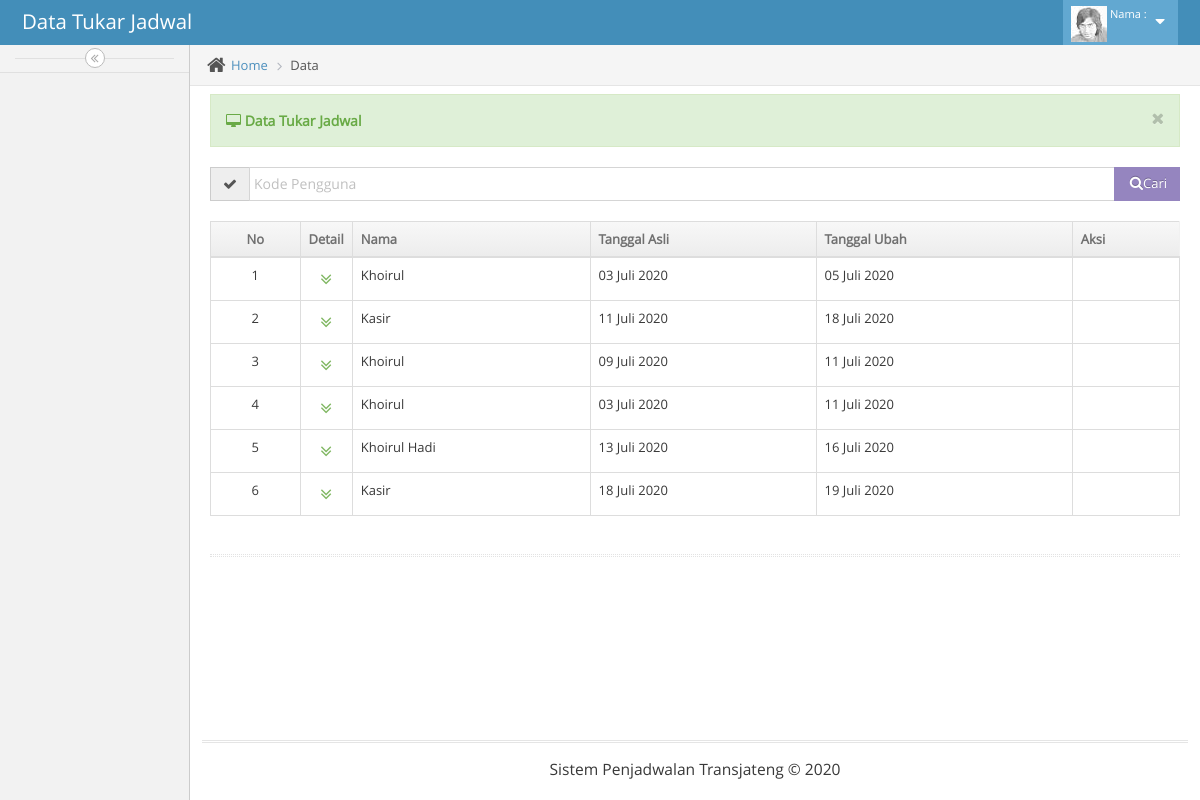
/list-transaction.php, run on the app's committed database.
### tables this page shows
CREATE TABLE `transaksi` (
  `id_transaksi` int(11) NOT NULL,
  `id_pengguna` int(11) DEFAULT NULL,
  `id_jadwal_asli` int(11) DEFAULT NULL,
  `id_jadwal_tukar` int(11) DEFAULT NULL,
  `status_jadwal_transaksi` varchar(25) DEFAULT NULL,
  `alasan_transaksi` varchar(250) DEFAULT NULL,
  `tanggal_transaksi` date DEFAULT NULL,
  `status_transaksi` varchar(25) DEFAULT NULL
);

CREATE TABLE `pengguna` (
  `id_pengguna` int(11) NOT NULL,
  `kode_pengguna` varchar(30) DEFAULT NULL,
  `nama_lengkap_pengguna` varchar(50) DEFAULT NULL,
  `foto_pengguna` text,
  `tempat_lahir_pengguna` varchar(30) DEFAULT NULL,
  `tanggal_lahir_pengguna` date DEFAULT NULL,
  `jabatan_pengguna` varchar(30) DEFAULT NULL,
  `status_pengguna` varchar(15) DEFAULT NULL,
  `status_jadwal_pengguna` varchar(15) DEFAULT NULL,
  `tanggal_pembaruan_data_pengguna` date DEFAULT NULL
);

CREATE TABLE `jadwal` (
  `id_jadwal` int(11) NOT NULL,
  `id_pengguna` int(11) DEFAULT NULL,
  `tanggal_jadwal` date DEFAULT NULL,
  `status_data_jadwal` varchar(50) DEFAULT NULL,
  `keterangan_lain_jadwal` varchar(50) DEFAULT NULL,
  `keterangan_waktu_jadwal` varchar(50) DEFAULT NULL,
  `keterangan_lambung_jadwal` int(11) DEFAULT NULL,
  `status_jadwal` varchar(20) DEFAULT NULL
);

### list-transaction.php (the view, shortened to what this page needs)
<!DOCTYPE html>
<html lang="en">
<?php
include "connection/config.php";
?>
	<head>
		<link rel="stylesheet" href="assets/css/bootstrap.min.css" />
		<link rel="stylesheet" href="assets/font-awesome/4.5.0/css/font-awesome.min.css" />
		<link rel="stylesheet" href="assets/css/jquery-ui.custom.min.css" />
		<link rel="stylesheet" href="assets/css/chosen.min.css" />
		<link rel="stylesheet" href="assets/css/bootstrap-datepicker3.min.css" />
		<link rel="stylesheet" href="assets/css/bootstrap-timepicker.min.css" />
		<link rel="stylesheet" href="assets/css/daterangepicker.min.css" />
		<link rel="stylesheet" href="assets/css/bootstrap-datetimepicker.min.css" />
		<link rel="stylesheet" href="assets/css/bootstrap-colorpicker.min.css" />
		<link rel="stylesheet" href="assets/css/ace.min.css" class="ace-main-stylesheet" id="main-ace-style" />
		<link rel="stylesheet" href="assets/css/ace-skins.min.css" />
		<link rel="stylesheet" href="assets/css/ace-rtl.min.css" />
	</head>
	<body class="no-skin">
		<div id="navbar" class="navbar navbar-default navbar-collapse       ace-save-state">
			<?php include "component/navbar-container.php"?>
		</div>
		<div class="main-container ace-save-state" id="main-container">
			<div id="sidebar" class="sidebar                  responsive                    ace-save-state">
				<div class="sidebar-toggle sidebar-collapse" id="sidebar-collapse">
					<i id="sidebar-toggle-icon" class="ace-icon fa fa-angle-double-left ace-save-state" data-icon1="ace-icon fa fa-angle-double-left" data-icon2="ace-icon fa fa-angle-double-right"></i>
				</div>
			</div>
			<div class="main-content">
				<div class="main-content-inner">
					<div class="breadcrumbs ace-save-state" id="breadcrumbs">
						<ul class="breadcrumb">
							<li>
								<i class="ace-icon fa fa-home home-icon"></i>
								<a href="#">Home</a>
							</li>
							<li class="active">Data</li>
						</ul>
					</div>
					<div class="page-content">
						<div class="row">
							<div class="col-xs-12">
								<?php
								if(isset($_GET['status'])){
									$status = $_GET['status'];
									if($status == 'succes'){
										$alret = 'success';
										$color = 'green';
										$title = 'Sukses Menghapus ';
										$icon  = 'fa fa-check';
									}else{
										$alret = 'danger';
										$color = 'red';
										$title = 'Gagal Menghapus';
										$icon  = 'fa fa-desktop';
									}
								}else{
									$alret = 'success';
									$color = 'green';
									$icon  = 'fa fa-desktop';
								}
								?>
								<div class="alert alert-block alert-<?php echo $alret ?>">
									<button type="button" class="close" data-dismiss="alert">
										<i class="ace-icon fa fa-times"></i>
									</button>
									<i class="ace-icon <?php echo $icon ?> <?php echo $color ?>"></i>
									<strong class="<?php echo $color ?>">
									<?php
										if(isset($_GET['notifikasi'])){
											$notifikasi = $_GET['notifikasi'];
											if($notifikasi == 'succes'){
												$title_alret = "Berhasil Diproses";
											}elseif($notifikasi == 'warning'){
												$title_alret = "Diproses Satu Data";
											}else{
												$title_alret = "Gagal Diproses";
											}
										}else{
											$data = $_GET['data'];
											if ($data == 'transaction') {
												$title_alret = "Notifikasi Tukar Jadwal";
											}else{
												$title_alret = "Tukar Jadwal";
											}
										}
									?>
										Data <?php echo $title_alret; ?>
									</strong>
								</div>
								<div class="row">
									<div class="col-xs-12">
										<form action="proses/transaction.php?action=search&stj=<?php echo $_GET['stj'] ?>" method="post">
										<div class="input-group">
											<span class="input-group-addon">
												<i class="ace-icon fa fa-check"></i>
											</span>
											<input type="text" name="kode_pengguna" class="form-control search-query" placeholder="Kode Pengguna" />
											<span class="input-group-btn">
												<button type="submit" class="btn btn-purple btn-sm">
													<span class="ace-icon fa fa-search icon-on-right bigger-110"></span>Cari
												</button>
											</span>
										</div>
										</form>
										<br>
										<table id="simple-table" class="table  table-bordered table-hover">
											<thead>
												<tr>
													<th class="center">
														No
													</th>
													<th class="detail-col">Detail</th>
													<th>Nama</th>
													<th>Tanggal Asli</th>
													<th>Tanggal Ubah</th>
													<th>Aksi</th>
												</tr>
											</thead>
											<tbody>
												<?php
                                            function tgl_indo($tanggal)
                                            {
                                            $bulan = array(
                                                1 => 'Januari',
                                                'Februari',
                                                'Maret',
                                                'April',
                                                'Mei',
                                                'Juni',
                                                'Juli',
                                                'Agustus',
                                                'September',
                                                'Oktober',
                                                'November',
                                                'Desember'
                                            );
                                            $pecahkan = explode('-', $tanggal);
                                                return $pecahkan[2] . ' ' . $bulan[(int)$pecahkan[1]] . ' ' . $pecahkan[0];
                                            }
                                            ?>
                                            <?php
                                            $no = 1;
                                            if(isset($_GET['kode_pengguna'])){
                                            	$stj_query = $_GET['stj'];
                                            	$kode_pengguna = $_GET['kode_pengguna'];
                                            	$transaction= $_GET['data'];
                                            	$query_id_pengguna = mysqli_query($conn, "SELECT * FROM pengguna WHERE kode_pengguna='$kode_pengguna'");
                                            	$data_pengguna = mysqli_fetch_array($query_id_pengguna);
                                            	$id_pengguna = $data_pengguna['id_pengguna'];
                                            	if($transaction == 'transaction'){
                                            		$query = mysqli_query($conn, "SELECT * FROM transaksi WHERE status_jadwal_transaksi='$stj_query' AND id_pengguna='$id_pengguna' AND status_transaksi='procces'");
                                            	}else{
                                            		$query = mysqli_query($conn, "SELECT * FROM transaksi WHERE status_jadwal_transaksi='$stj_query' AND id_pengguna='$id_pengguna' AND NOT status_transaksi ='procces'");
                                            	}
                                        	}elseif(isset($_GET['stj'])){
												$stj_query = $_GET['stj'];
												$query = mysqli_query($conn, "SELECT * FROM transaksi WHERE status_jadwal_transaksi='$stj_query' AND status_transaksi='procces'");
                                        	}else{
                                        		$query = mysqli_query($conn, "SELECT * FROM transaksi WHERE NOT status_transaksi ='procces'");
                                        	}
                                            $cek = mysqli_num_rows($query);
                                            if ($cek > 0) {
                                                while ($data = mysqli_fetch_array($query)) {
                                            ?>
												<tr>
													<td class="center">
														<?php echo $no++; ?>
													</td>
													<td class="center">
														<?php
														$transaction= $_GET['data'];
														if($transaction == 'transaction'){
														?>
														<div class="action-buttons">
															<a href="detail-transaction.php?data=transaction&stj=<?php echo $_GET['stj'];?>&id=<?php echo $data['id_transaksi'] ?>" class="green bigger-140 show-details-btn" title="Show Details">
																<i class="ace-icon fa fa-angle-double-down"></i>
																<span class="sr-only">Details</span>
															</a>
														</div>
														<?php
														}else{
														?>
														<div class="action-buttons">
															<a href="detail-transaction.php?data=transaction-2&id=<?php echo $data['id_transaksi'] ?>" class="green bigger-140 show-details-btn" title="Show Details">
																<i class="ace-icon fa fa-angle-double-down"></i>
															</a>
														</div>
														<?php
														}
														?>
													</td>
													<td>
														<?php
														$query_pengguna = mysqli_query($conn, "SELECT * FROM pengguna WHERE id_pengguna=".$data['id_pengguna']."");
														$data_pengguna = mysqli_fetch_array($query_pengguna);
														$nama_pengguna = $data_pengguna['nama_lengkap_pengguna'];
														?>
														<?php echo $nama_pengguna;?>
													</td>
													<td>
														<?php
														$query_jadwal_asli = mysqli_query($conn, "SELECT * FROM jadwal WHERE id_jadwal=".$data['id_jadwal_asli']."");
														$data_jadwal_asli = mysqli_fetch_array($query_jadwal_asli);
														$tanggal_jadwal_asli = $data_jadwal_asli['tanggal_jadwal'];
														?>
														<?php echo tgl_indo($tanggal_jadwal_asli); ?>
													</td>
													<td>
														<?php
														$query_jadwal_tukar = mysqli_query($conn, "SELECT * FROM jadwal WHERE id_jadwal=".$data['id_jadwal_tukar']."");
														$data_jadwal_tukar = mysqli_fetch_array($query_jadwal_tukar);
														$tanggal_jadwal_tukar = $data_jadwal_tukar['tanggal_jadwal'];
														?>
														<?php echo tgl_indo($tanggal_jadwal_tukar); ?>
													</td>
													<td>
													</td>
												</tr>
												<?php
													}
												}
												?>
											</tbody>
										</table>
									</div>
								</div>
								<div class="hr hr-18 dotted hr-double"></div>
							</div>
						</div>
					</div>
				</div>
			</div>
			<?php include "component/footer.php" ?>
			</div>
	</body>
</html>

### data on the page
transaksi: id_pengguna.nama_lengkap_pengguna "Khoirul", jadwal.tanggal_jadwal "03 Juli 2020", jadwal.tanggal_jadwal "05 Juli 2020"
transaksi: id_pengguna.nama_lengkap_pengguna "Kasir", jadwal.tanggal_jadwal "11 Juli 2020", jadwal.tanggal_jadwal "18 Juli 2020"
transaksi: id_pengguna.nama_lengkap_pengguna "Khoirul", jadwal.tanggal_jadwal "09 Juli 2020", jadwal.tanggal_jadwal "11 Juli 2020"
transaksi: id_pengguna.nama_lengkap_pengguna "Khoirul", jadwal.tanggal_jadwal "03 Juli 2020", jadwal.tanggal_jadwal "11 Juli 2020"
transaksi: id_pengguna.nama_lengkap_pengguna "Khoirul Hadi", jadwal.tanggal_jadwal "13 Juli 2020", jadwal.tanggal_jadwal "16 Juli 2020"
transaksi: id_pengguna.nama_lengkap_pengguna "Kasir", jadwal.tanggal_jadwal "18 Juli 2020", jadwal.tanggal_jadwal "19 Juli 2020"

### other printed values
$page_title "Data Tukar Jadwal"
$title_alret "Tukar Jadwal"
